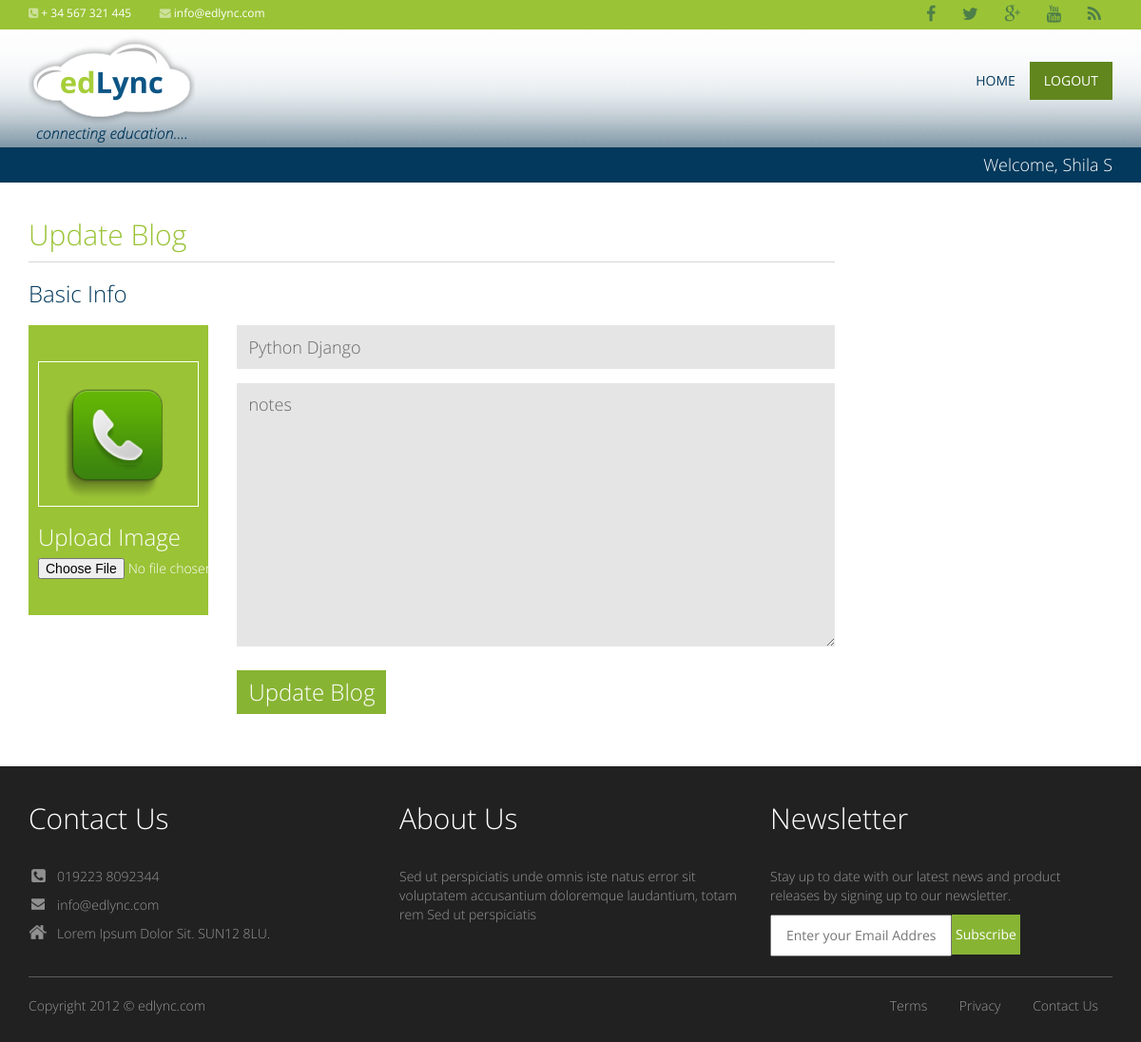
The app's page /edit-blog/10 (signed in) with its own data.
### productapp/models.py (models this page shows)
class Blogs(models.Model):
    user = models.ForeignKey(User, on_delete=models.SET_NULL, null= True, blank=True)
    title = models.CharField(max_length=255)
    content = models.TextField()
    publication_date = models.CharField(max_length=255)
    image  = models.ImageField(upload_to='static/blogs')

### productapp/views.py (the view, shortened to what this page needs)
# urls.py: path('edit-blog/<id>', edit_blog, name='edit_blog'),
@login_required(login_url='/')
def edit_blog(request, id):
    queryset = Blogs.objects.get(id=id)
    context = {'blog': queryset}
    return render(request, "productapp/update-blog.html", context)

### template/productapp/update-blog.html (shortened to what this page needs)
{% extends 'base.html' %}
{% block start %}
{% load static %}
    <div class="mainSection">
		<div class="container">
        	<div class="row">
				<div class="col-md-9 col-lg-9 col-sm-9 col-xs-12">
                	<div class="middle">
						<h1>Update Blog</h1>
                        <div class="edit_box">
                        	<h4>Basic Info</h4>
                            <div class="row">
                                <form class="form-horizontal"  action="/edit-blog/{{blog.id}}" method="post" enctype="multipart/form-data">
                                    <div class="col-md-3 col-lg-3 col-sm-3 col-xs-12">
                                        <div class="sidebar">
                                            <div class="userbox">
                                                <div class="userboxcontent">
                                                    <img id="imagePreview" src="/{{ blog.image }}" alt="Image Preview" />
                                                    <h2>Upload Image</h2>
                                                    <input type="file" name="image" id="imageInput" onchange="previewImage(event)">
                                                </div>
                                            </div>
                                        </div>
                                    </div>
                                    <div class="col-md-9 col-lg-9 col-sm-9 col-xs-12">
                                            <div class="form-group">
                                                <div class="col-md-12 col-lg-12 col-sm-12 col-xs-12">
                                                    <input type="text" class="form-control total_inp" value="{{blog.title}}" id="input1" name="title" placeholder="Blog Name">
                                                </div>
                                            </div>
                                            <div class="form-group">
                                                <div class="col-md-12 col-lg-12 col-sm-12 col-xs-12">
                                                    <textarea  class="form-control"  id="input2" name="content"cols="30" rows="10" placeholder="Blog description">{{ blog.content }}</textarea>
                                                </div>
                                            </div>
                                            <div class="form-group">
                                                <div class="col-md-12 col-lg-12 col-sm-12 col-xs-12">
                                                    <button type="submit" class="btn btn-primary">Update Blog</button>
                                                </div>
                                            </div>
                                    </div>
                                </form>
                            </div>
                        </div>
                    </div>
                </div>
            </div>
        </div>
	</div>
    {% endblock %}

### template/base.html (shortened to what this page needs)
<!DOCTYPE html>
<html lang="en">
  <head>
     {% load static %}
    <link href="{% static 'css/styles.css' %}" rel="stylesheet">
    <link href="{% static 'css/bootstrap.min.css' %}"rel="stylesheet">
    <link rel="stylesheet" href="{% static 'css/font-awesome.min.css' %}" type="text/css">
  </head>
  <body>
	<div class="top">
    <div class="container">
        <div class="row-fluid">
            <ul class="phone-mail">
                <li><i class="fa fa-phone-square"></i><span>+ 34 567 321 445</span></li>
                <li><i class="fa fa-envelope"></i><span>info@edlync.com</span></li>
            </ul>
            <ul class="loginbar">
              <li><a href="#" class="login-btn"><i class="fa fa-facebook"></i></a></li>
               <li><a href="#" class="login-btn"><i class="fa fa-twitter"></i></a></li>
               <li><a href="#" class="login-btn"><i class="fa fa-google-plus"></i></a></li>
              <li><a href="#" class="login-btn"><i class="fa fa-youtube"></i></a></li>
              <li><a href="#" class="login-btn"><i class="fa fa-rss"></i></a></li>
            </ul>
        </div>
    </div>
	</div>
    <div class="topHeaderSection">
    <div class="header">
		<div class="container">
        <div class="navbar-header">
          <a class="navbar-brand" href="/myblogs"><img src="{% static 'images/logo_inner.png' %}" alt="logo" /></a>
        </div>
        <div class="navbar-collapse collapse">
          <ul class="nav navbar-nav navbar-right nav-white">
            <li class="active"><a href="/myblogs">Home</a></li>
            {% if request.user %}
            <li class="sign-up"><a href="/logout">Logout</a></li>
            {% endif %}
          </ul>
        </div>
      </div>
	</div>
  </div>
  {% if request.user %}
    <div class="userSection">
		<div class="container">
        	<div class="row">
				<div class="col-md-12 col-lg-12 col-sm-12 col-xs-12">
                    <div class="username">
                        Welcome, {{request.user.first_name}} {{request.user.last_name}}
                    </div>
                </div>
            </div>
        </div>
	</div>
    {% endif %}
{% block start %}
{% endblock %}
<div class="footerBottomSection">
    <div class="footer">
     <div class="container">
         <div class="row">
             <div class="col-lg-4 col-md-4 col-sm-4 col-xs-12">
                <div class="col1">
                  <h2>Contact Us </h2>
                  <ul class="ci_menu">
                     <li class="faddress">019223 8092344</li>
                     <li class="fphone">info@edlync.com</li>
                     <li class="fmail">Lorem Ipsum Dolor Sit. SUN12 8LU.</li>
                 </ul>
                </div>
             </div>
            <div class="col-lg-4 col-md-4 col-sm-4 col-xs-12">
                <div class="col1">
                  <h2>About Us </h2>
                  <div class="About-us1">
                  <p>Sed ut perspiciatis unde omnis iste natus error sit voluptatem accusantium doloremque laudantium, totam rem Sed ut                        perspiciatis</p>
                  </div>
                </div>
             </div>
             <div class="col-lg-4 col-md-4 col-sm-4 col-xs-12">
                <div class="col1">
                  <h2>Newsletter</h2>
                  <div class="newslater">
                  <p>Stay up to date with our latest news and product releases by signing up to our newsletter.</p>
                  <div class="input-css">
                  <div class="col-input">
                      <input type="text" class="col-inp" placeholder="Enter your Email Address" name="Enter your Email Address">
                     <input type="button" class="subscribe" value="Subscribe" name="Subscribe">
                  </div>
                  </div>
                  </div>
                </div>
             </div>
         </div>
             <div class="divider-li"></div>
         <div class="pull-left"><p>Copyright 2012 © edlync.com </p> </div>
         <div class="pull-right">
         <ul>
          <li><a href="#">Terms</a></li>
          <li><a href="#">Privacy</a></li>
          <li><a href="#">Contact Us</a></li>
         </ul>
         </div>
     </div>
   </div>
</div>
	</body>
</html>

### static/css/styles.css (style rules this page uses)
body { color:#858585; font-family: 'OpenSansRegular', sans-serif; }
a, a:hover, a:active { color: #ff4800; }
img { max-width:100% }
.topHeaderSection { background:url(../images/header-bg_03.png) repeat-x; padding:0; background-size:contain;z-index: 999; position: relative; }
.header { z-index: 999; position: relative; background-color: #03395c; background-image:url(../images/tranparet-img_03.png); background-repeat:repeat-x; padding: 0; }
.top { background-color: #9ac336; z-index:9999; }
.top .container { padding:0 15px; }
.phone-mail { margin:3px 20px 0 0; padding:0; z-index:9999; list-style:none; position:relative; float: left; }
.phone-mail li { display:inline; list-style:none; padding-bottom:15px; margin-right:26px; }
.phone-mail i { font-size:12px; margin-top:3px; margin-right: 3px; color:#cde19b; }
.phone-mail li span { color:#fff; font-size:12px; }
.loginbar { margin:0; padding:0; z-index:9999; list-style:none; position:relative; float: right; }
.loginbar li { display:inline; list-style:none; }
.loginbar li a, .loginbar li a:hover { color:#7c8082; font-size:11px; display:inline-block; padding: 6px 12px; }
.loginbar i { color:#4e7e49; font-size:18px; cursor:pointer; display: inline-block; }
.userSection { background:#03395c; }
.mainSection { margin: 40px 0; }
.footerBottomSection { background:#212121; padding:18px 0; color:#fff }
.navbar-collapse { z-index: 9999; }
.navbar-nav>li>a { padding-top: 6px;padding-bottom: 8px;color: #03395c;text-transform: uppercase; }
.navbar-nav.navbar-right:last-child { margin-right: -15px;margin-top: 34px; margin-bottom: 0px; }
.sign-up a { background:#61861d; color:#FFF !important; }
.fa { display: inline-block; font: normal normal normal 14px/1 FontAwesome; font-size: inherit; text-rendering: auto; -webkit-font-smoothing: antialiased; -moz-osx-font-smoothing: grayscale; }
.footer ul.hs_menu li, .footer ul.wh_menu li, .footer ul.ci_menu li { display: block; margin:20px 0; padding:0px; }
ul.ci_menu { display: block; margin: 35px 0; }
.footer ul.ci_menu li.faddress { background-position: left 2px; }
.footer ul.ci_menu li { background-image: url(../images/icon_section_contact.png); background-repeat: no-repeat; margin: 0 0 10px; padding: 0 0 0 30px; color:#999999; font-weight: 300; }
.newslater, .About-us1 { margin: 35px 0; display:block;color: #999999; padding: 0 0 0 0px;font-weight: 300; }
.footer ul.ci_menu li.fphone { background-position: left -23px; }
.footer ul.ci_menu li.fmail { background-position: left -48px; }
.divider-li { width:100%; float:left; margin:0px 0px 20px; border-bottom:1px solid #5c5c5c; }
.col1 { float:left; }
.pull-right ul { margin:0px; padding:0px; }
.pull-right ul li { display:inline-block; }
.pull-right ul li a { color: #999999;font-weight: 300; font-size:14px; padding:0px 15px; }
.pull-left p { color: #999999;font-weight: 300; font-size:14px; }
.input-css { width:100%; float:left; }
.col-input { float:left; }
.col-inp { padding:10px 15px; margin:0px; float:left; }
.subscribe { background:#88b434; padding:11px 23px; float:left; color:#FFF; font-size:14px; border:none }
.username { font-size: 18px; color: #fff; font-family: 'OpenSansLight'; padding: 6px 0; text-align: right; }
.userbox { background-color: #9ac336; font-family: 'OpenSansLight'; color: #fff; margin: 0 0 30px 0; }
.userbox img { border: 1px solid #fff; }
.userboxcontent { max-width: 197px; margin: 0 auto; padding: 38px 10px; }
.userbox h2 { font-size: 24px; line-height: 24px; }
.middle h1 { font-size: 30px; color: #9ac336; line-height: 30px; border-bottom: 1px solid #d6d6d6; margin:0; padding: 0 0 13px 0; }
.middle h4, .subheading { color: #03395c; font-size: 24px; line-height: 24px; margin: 21px 0 21px 0; }
.middle .btn { margin-top: 10px; }
@media (max-width: 1200px) { .subscribe { padding: 11px 4px; } }

### records on screen
Blogs: image (picture), title "Python Django", content "notes"

### other values on screen
{{ request.user.first_name }} "Shila"
{{ request.user.last_name }} "S"
